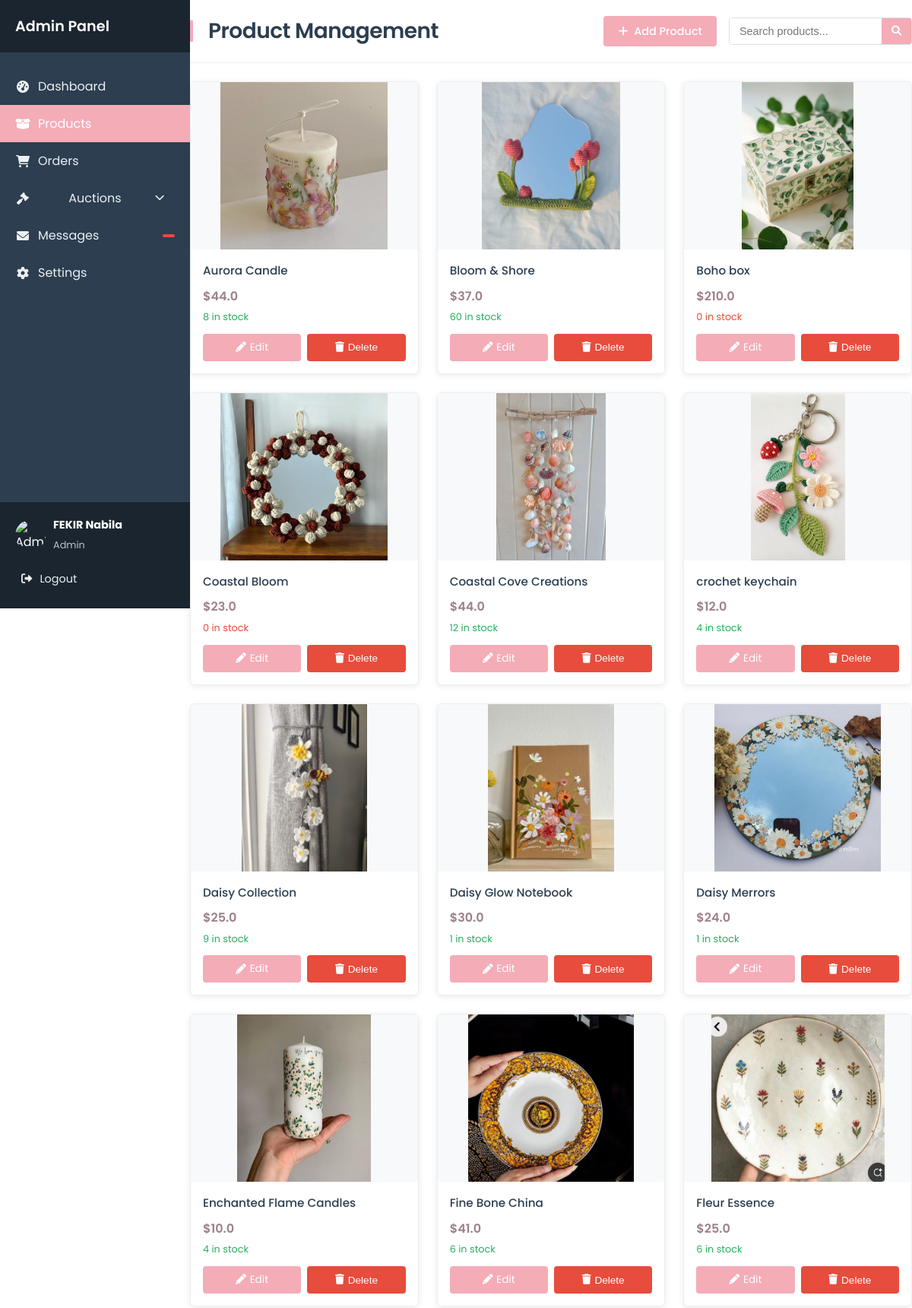
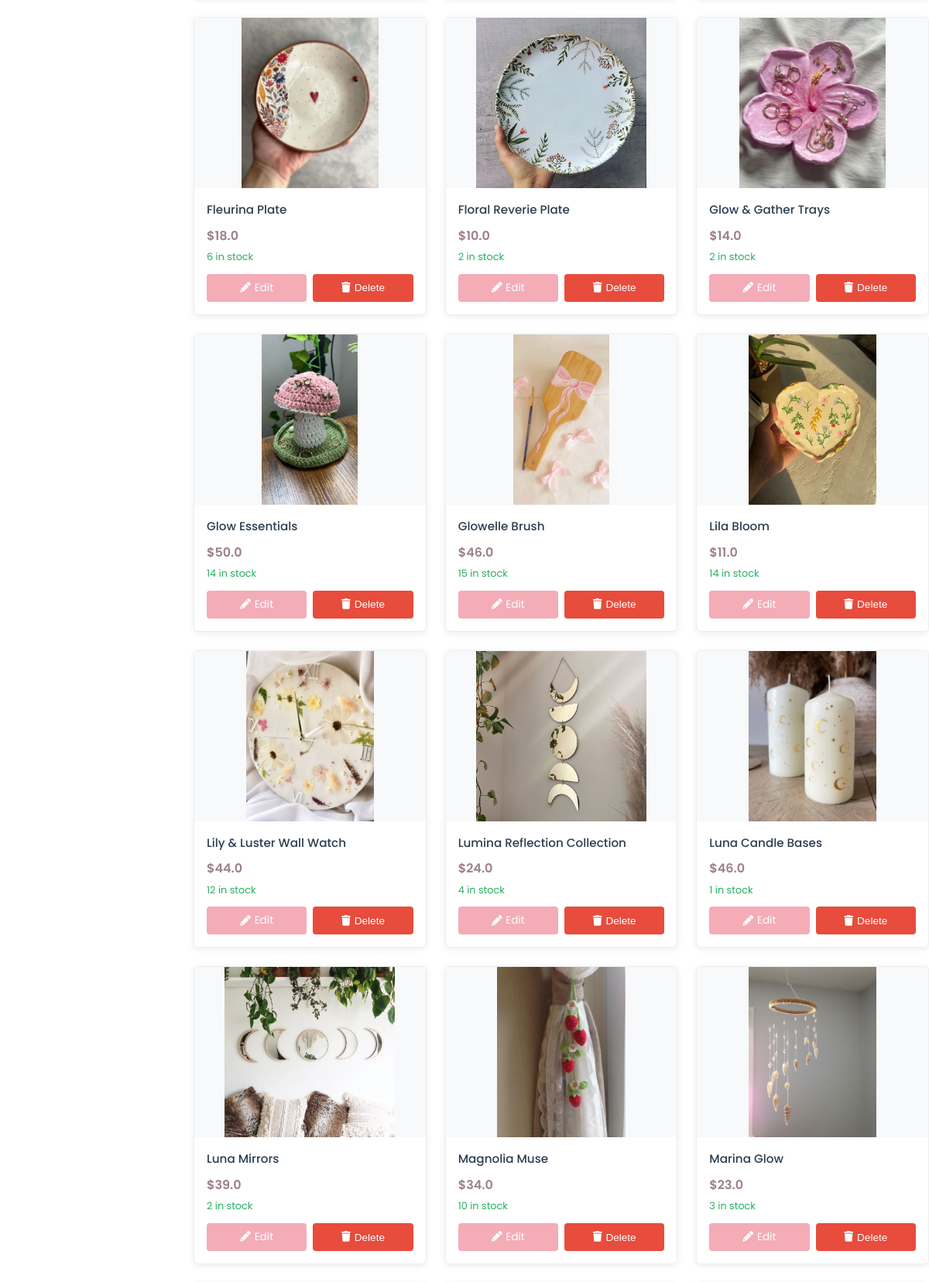
Screenshot of /gestion_produits (signed in, upper part) with the database file from the repository (2 pictures, top to bottom).
### tables this page shows
CREATE TABLE users (
            id INTEGER PRIMARY KEY AUTOINCREMENT,
            FirstName TEXT NOT NULL,
            LastName TEXT NOT NULL,
            Email TEXT UNIQUE NOT NULL,
            phoneNum TEXT NOT NULL,
            password TEXT NOT NULL, 
            is_admin INTEGER NOT NULL DEFAULT 0 CHECK(is_admin IN (0,1))  
        );

CREATE TABLE products (
            id INTEGER PRIMARY KEY AUTOINCREMENT,
            name TEXT NOT NULL,
            price REAL NOT NULL,
            stock INTEGER NOT NULL,
            image_url TEXT
        );

### app.py (the view)
@app.route("/gestion_produits")
@login_required
def gestion_produits():
    conn = get_db()
    products = conn.execute("SELECT * FROM products").fetchall()
    conn.close()
    return render_template("gestion_produits.html", products=products)

### app.py (called while the page is built)
@login_manager.user_loader
def load_user(user_id):
    conn = get_db()
    user = conn.execute("SELECT * FROM users WHERE id = ?", (user_id,)).fetchone()
    conn.close()
    if user:
        return User(
            user["id"],
            user["FirstName"],
            user["LastName"],
            user["Email"],
            user["phoneNum"],
            user["password"],
            user["is_admin"],
        )
    return None

def get_db():
    conn = sqlite3.connect("database.db")
    conn.row_factory = sqlite3.Row
    return conn

### templates/gestion_produits.html (shortened to what this page needs)
<!DOCTYPE html>
<html lang="en">
  <head>
    <link
      rel="stylesheet"
      href="{{ url_for('static', filename='admin_products.css') }}" />
      <link rel="stylesheet" href="{{ url_for('static', filename='navbar.css') }}" />
    <link
      rel="stylesheet"
      href="https://cdnjs.cloudflare.com/ajax/libs/font-awesome/6.0.0/css/all.min.css" />
  </head>
  <body>
    <aside class="sidebar">
      <div class="sidebar-header">
          <h2>Admin Panel</h2>
      </div>
      <ul class="sidebar-menu">
          <li >
              <a href="{{ url_for('home_admin') }}">
                  <i class="fas fa-tachometer-alt"></i>
                  <span>Dashboard</span>
              </a>
          </li>
          <li class="active">
              <a href="{{ url_for('gestion_produits') }}">
                  <i class="fas fa-box-open"></i>
                  <span>Products</span>
              </a>
          </li>
          <li >
              <a href="{{ url_for('admin_orders') }}" >
                  <i class="fas fa-shopping-cart"></i>
                  <span>Orders</span>
              </a>
          </li>
          <li class="has-submenu">
              <a href="#" class="submenu-toggle">
                  <i class="fas fa-gavel"></i>
                  <span>Auctions</span>
                  <i class="fas fa-chevron-down dropdown-icon"></i>
              </a>
          </li>
          <li>
              <a href="{{ url_for('admin_messages') }}">
                  <i class="fas fa-envelope"></i>
                  <span>Messages</span>
                  <span class="badge">{{ message_count }}</span>
              </a>
          </li>
          <li>
              <a href="#">
                  <i class="fas fa-cog"></i>
                  <span>Settings</span>
              </a>
          </li>
      </ul>
      <div class="sidebar-footer">
          <div class="user-profile">
              <img src="{{ url_for('static', filename='img/admin-avatar.jpg') }}" alt="Admin" />
              <div class="user-info">
                  <h4>{{ current_user.FirstName }} {{ current_user.LastName }}</h4>
                  <small>Admin</small>
              </div>
          </div>
          <a href="{{ url_for('logout') }}" class="logout-btn">
              <i class="fas fa-sign-out-alt"></i>
              <span>Logout</span>
          </a>
      </div>
  </aside>
    <main class="main-content">
      <div class="products-header">
        <h1>Product Management</h1>
        <div class="header-actions">
          <a href="{{ url_for('add_product') }}" class="add-product-btn">
            <i class="fas fa-plus"></i> Add Product
          </a>
          <div class="search-box">
            <input type="text" placeholder="Search products...">
            <button><i class="fas fa-search"></i></button>
          </div>
        </div>
      </div>
      <div class="product-grid">
        {% for product in products %}
        <div class="product-card">
          <div class="product-image-container">
            <img
              src="{{ url_for('static', filename=product.image_url) }}"
              alt="{{ product.name }}"
              class="product-image" />
          </div>
          <div class="product-info">
            <h3 class="product-title">{{ product.name }}</h3>
            <div class="price-container">
              {% if product.discount %}
                <span class="original-price">${{ product.price }}</span>
                <span class="discounted-price">${{ product.price * (1 - product.discount/100) }}</span>
              {% else %}
                <span class="current-price">${{ product.price }}</span>
              {% endif %}
            </div>
            <div class="stock-status {{ 'in-stock' if product.stock > 0 else 'out-of-stock' }}">
              {{ product.stock }} in stock
            </div>
            <div class="product-actions">
              <a
                href="{{ url_for('update_product', product_id=product.id) }}"
                class="action-btn update">
                <i class="fas fa-pencil-alt"></i> Edit
              </a>
              <button
                onclick="document.getElementById('delete-modal-{{ product.id }}').showModal()"
                class="action-btn delete">
                <i class="fas fa-trash"></i> Delete
              </button>
            </div>
          </div>
        </div>
        {% endfor %}
      </div>
    </main>
  </body>
</html>

### static/navbar.css (style rules this page uses)
.sidebar { width: 250px; background-color: #2c3e50; color: white; display: flex; flex-direction: column; height: 100vh; flex-shrink: 0; position: relative; }
.sidebar-header { padding: 20px; background-color: #1a252f; display: flex; justify-content: space-between; align-items: center; flex-shrink: 0; }
.sidebar-header h2 { font-size: 1.2rem; font-weight: 600; }
.sidebar-menu { flex: 1; overflow-y: auto; padding-bottom: 20px; -webkit-overflow-scrolling: touch; }
.sidebar-footer { padding: 15px 20px; background-color: #1a252f; border-top: 1px solid #34495e; flex-shrink: 0; z-index: 1; }
.sidebar-menu li { position: relative; }
.sidebar-menu > li > a { display: flex; align-items: center; padding: 12px 20px; color: #ecf0f1; text-decoration: none; transition: all 0.3s; }
.sidebar-menu > li > a i { margin-right: 10px; width: 20px; text-align: center; }
.sidebar-menu .active > a { background-color: #f4acb7; color: white; }
.has-submenu .submenu-toggle { display: flex; align-items: center; justify-content: space-between; width: 100%; }
.has-submenu .dropdown-icon { font-size: 0.8rem; transition: transform 0.3s; }
.badge { background-color: #e74c3c; color: white; border-radius: 10px; padding: 2px 8px; font-size: 0.7rem; margin-left: auto; }
.sidebar-footer { padding: 20px; background-color: #1a252f; border-top: 1px solid #34495e; }
.user-profile { display: flex; align-items: center; margin-bottom: 15px; }
.user-profile img { width: 40px; height: 40px; border-radius: 50%; margin-right: 10px; object-fit: cover; }
.user-info h4 { font-size: 0.9rem; margin-bottom: 2px; }
.user-info small { font-size: 0.8rem; color: #bdc3c7; }
.logout-btn { display: flex; align-items: center; color: #ecf0f1; text-decoration: none; padding: 8px; border-radius: 5px; transition: all 0.3s; font-size: 0.9rem; }
.logout-btn i { margin-right: 10px; }

### rows the page displays
users: FirstName "FEKIR", LastName "Nabila"
products: image_url+name (picture), name "Aurora Candle", price "44.0", stock "8"
products: image_url+name (picture), name "Bloom & Shore", price "37.0", stock "60"
products: image_url+name (picture), name "Boho box", price "210.0", stock "0"
products: image_url+name (picture), name "Coastal Bloom", price "23.0", stock "0"
products: image_url+name (picture), name "Coastal Cove Creations", price "44.0", stock "12"
products: image_url+name (picture), name "crochet keychain", price "12.0", stock "4"
products: image_url+name (picture), name "Daisy Collection", price "25.0", stock "9"
products: image_url+name (picture), name "Daisy Glow Notebook", price "30.0", stock "1"
products: image_url+name (picture), name "Daisy Merrors", price "24.0", stock "1"
products: image_url+name (picture), name "Enchanted Flame Candles", price "10.0", stock "4"
products: image_url+name (picture), name "Fine Bone China", price "41.0", stock "6"
products: image_url+name (picture), name "Fleur Essence", price "25.0", stock "6"
products: image_url+name (picture), name "Fleurina Plate", price "18.0", stock "6"
products: image_url+name (picture), name "Floral Reverie Plate", price "10.0", stock "2"
products: image_url+name (picture), name "Glow & Gather Trays", price "14.0", stock "2"
products: image_url+name (picture), name "Glow Essentials", price "50.0", stock "14"
products: image_url+name (picture), name "Glowelle Brush", price "46.0", stock "15"
products: image_url+name (picture), name "Lila Bloom", price "11.0", stock "14"
products: image_url+name (picture), name "Lily & Luster Wall Watch", price "44.0", stock "12"
products: image_url+name (picture), name "Lumina Reflection Collection", price "24.0", stock "4"
products: image_url+name (picture), name "Luna Candle Bases", price "46.0", stock "1"
products: image_url+name (picture), name "Luna Mirrors", price "39.0", stock "2"
products: image_url+name (picture), name "Magnolia Muse", price "34.0", stock "10"
products: image_url+name (picture), name "Marina Glow", price "23.0", stock "3"
